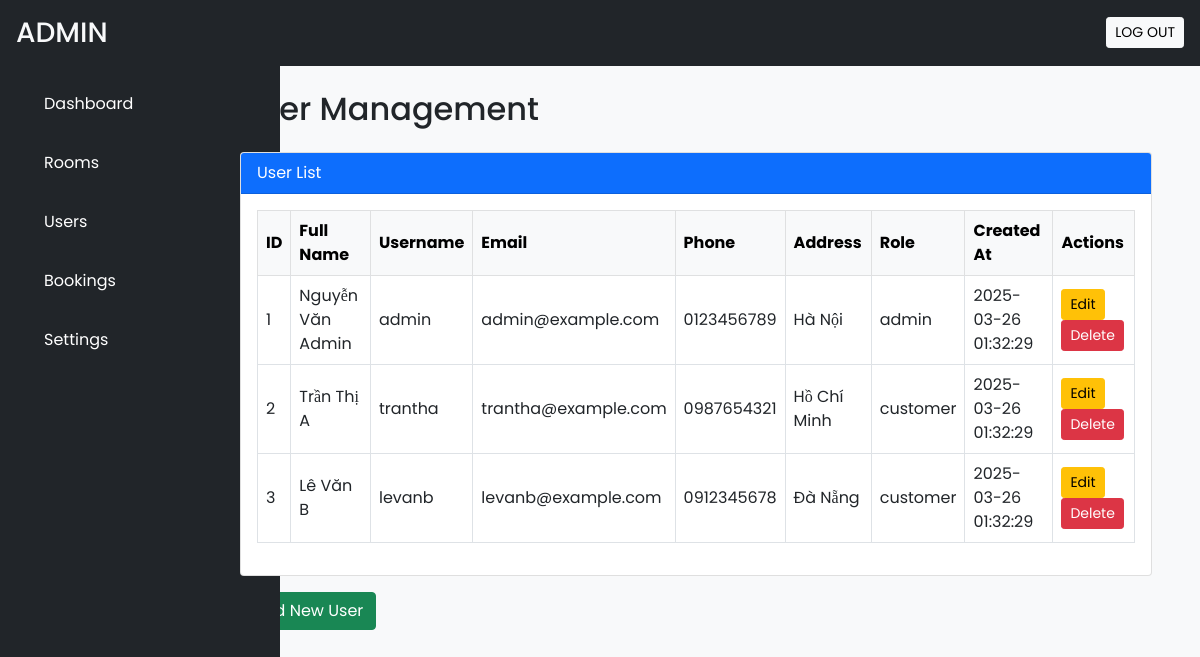
Page /admin/manage_users.php on the committed database.
### tables this page shows
CREATE TABLE `users` (
  `user_id` int(11) NOT NULL,
  `full_name` varchar(240) NOT NULL,
  `username` varchar(50) NOT NULL,
  `pass` varchar(255) NOT NULL,
  `role` enum('admin','customer') DEFAULT 'customer',
  `email` varchar(100) DEFAULT NULL,
  `phone` varchar(20) DEFAULT NULL,
  `address` varchar(255) DEFAULT NULL,
  `created_at` timestamp NOT NULL DEFAULT current_timestamp()
);

### admin/manage_users.php (the view, shortened to what this page needs)
<?php
require('inc/db_connect.php');
$action = isset($_GET['action']) ? $_GET['action'] : '';
?>
<!DOCTYPE html>
<html lang="en">
<head>
  <link href="https://cdn.jsdelivr.net/npm/bootstrap@5.3.0/dist/css/bootstrap.min.css" rel="stylesheet">
  <?php require('inc/links.php'); ?>
</head>
<body class="bg-light">
  <?php require('inc/header.php'); ?>
  <div class="container-fluid" id="main-content">
    <div class="col-lg-10 ms-auto p-4 overflow-hidden">
      <h2 class="mb-4">User Management</h2>
      <?php if ($action === 'add'): ?>
        <div class="card">
          <div class="card-header bg-success text-white">Add New User</div>
          <div class="card-body">
            <form action="manage_users.php" method="post">
              <input type="hidden" name="action_type" value="add">
              <div class="mb-3">
                <label for="full_name" class="form-label">Full Name</label>
                <input type="text" class="form-control" name="full_name" required>
              </div>
              <div class="mb-3">
                <label for="username" class="form-label">Username</label>
                <input type="text" class="form-control" name="username" required>
              </div>
              <div class="mb-3">
                <label for="pass" class="form-label">Password</label>
                <input type="password" class="form-control" name="pass" required>
              </div>
              <div class="mb-3">
                <label for="email" class="form-label">Email</label>
                <input type="email" class="form-control" name="email" required>
              </div>
              <div class="mb-3">
                <label for="phone" class="form-label">Phone</label>
                <input type="text" class="form-control" name="phone">
              </div>
              <div class="mb-3">
                <label for="address" class="form-label">Address</label>
                <input type="text" class="form-control" name="address">
              </div>
              <div class="mb-3">
                <label for="role" class="form-label">Role</label>
                <select class="form-select" name="role" required>
                  <option value="customer">Customer</option>
                  <option value="admin">Admin</option>
                </select>
              </div>
              <button type="submit" class="btn btn-success">Add</button>
              <a href="manage_users.php" class="btn btn-secondary">Cancel</a>
            </form>
          </div>
        </div>
      <?php else: ?>
        <div class="card">
          <div class="card-header bg-primary text-white">User List</div>
          <div class="card-body">
            <?php
              $sql = "SELECT user_id, full_name, username, email, phone, address, role, created_at FROM users";
              $result = $conn->query($sql);
              if ($result && $result->num_rows > 0):
            ?>
              <table class="table table-bordered table-hover">
                <thead class="table-light">
                  <tr>
                    <th>ID</th>
                    <th>Full Name</th>
                    <th>Username</th>
                    <th>Email</th>
                    <th>Phone</th>
                    <th>Address</th>
                    <th>Role</th>
                    <th>Created At</th>
                    <th>Actions</th>
                  </tr>
                </thead>
                <tbody>
                  <?php while($row = $result->fetch_assoc()): ?>
                    <tr>
                      <td><?php echo htmlspecialchars($row['user_id']); ?></td>
                      <td><?php echo htmlspecialchars($row['full_name']); ?></td>
                      <td><?php echo htmlspecialchars($row['username']); ?></td>
                      <td><?php echo htmlspecialchars($row['email']); ?></td>
                      <td><?php echo htmlspecialchars($row['phone']); ?></td>
                      <td><?php echo htmlspecialchars($row['address']); ?></td>
                      <td><?php echo htmlspecialchars($row['role']); ?></td>
                      <td><?php echo htmlspecialchars($row['created_at']); ?></td>
                      <td>
                        <a href="manage_users.php?action=edit&id=<?php echo $row['user_id']; ?>" class="btn btn-sm btn-warning">Edit</a>
                        <a href="manage_users.php?action=delete&id=<?php echo $row['user_id']; ?>" class="btn btn-sm btn-danger" onclick="return confirm('Are you sure you want to delete this user?');">Delete</a>
                      </td>
                    </tr>
                  <?php endwhile; ?>
                </tbody>
              </table>
            <?php else: ?>
              <p class="text-center">No users found.</p>
            <?php endif; ?>
          </div>
        </div>
        <div class="mt-3">
          <a href="manage_users.php?action=add" class="btn btn-success">Add New User</a>
        </div>
      <?php endif; ?>
    </div>
  </div>
</body>
</html>

### admin/css/common.css (style rules this page uses)
:root { --teal: rgb(0, 0, 0); --teal_hover: rgb(0, 0, 0); }
* { font-family: "Poppins", serif; }

### admin/manage_users.php (style rules this page uses)
body { background-color: #f8f9fa; }
.table th, .table td { vertical-align: middle; }

### rows in the picture
users: user_id "1", full_name "Nguyễn Văn Admin", username "admin", email "admin@example.com", phone "0123456789", address "Hà Nội", role "admin", created_at "2025-03-26 01:32:29"
users: user_id "2", full_name "Trần Thị A", username "trantha", email "trantha@example.com", phone "0987654321", address "Hồ Chí Minh", role "customer", created_at "2025-03-26 01:32:29"
users: user_id "3", full_name "Lê Văn B", username "levanb", email "levanb@example.com", phone "0912345678", address "Đà Nẵng", role "customer", created_at "2025-03-26 01:32:29"
